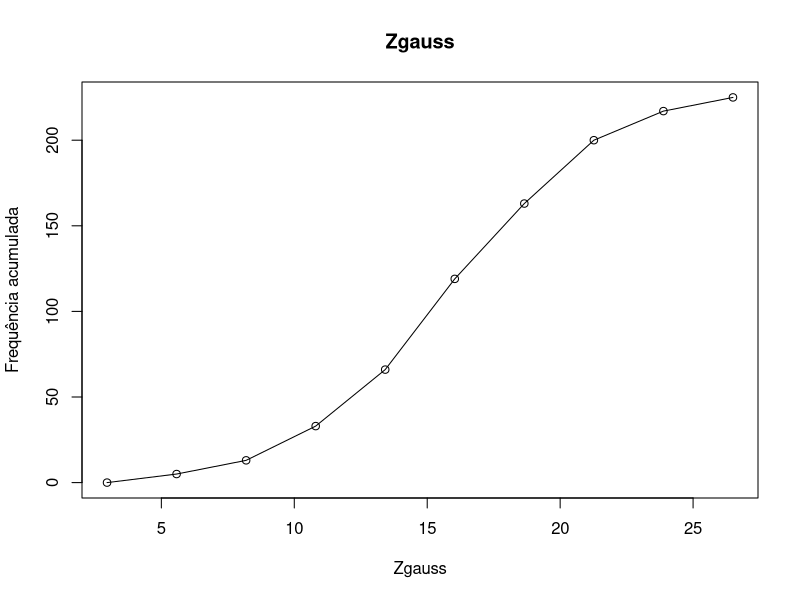

R code for this plot:
setwd("..\\data_r\\simetrica225")
dados <- read.csv("simetrica225.csv",sep=";",header=TRUE)
variavel = dados$Zgauss
breaks=c(2.957,5.573,8.189,10.805,13.420,
16.036,18.652,21.268,23.884,26.500)
variavel.cut = cut(variavel, breaks, right=FALSE) 
variavel.freq = table(variavel.cut)
setwd("..\\data_r\\tempo")
pdf("Cumulative_frequency.pdf",width=5,height=5)
cumfreq0 = c(0, cumsum(variavel.freq)) 
plot(breaks, cumfreq0,main="Zgauss",xlab="Zgauss",
ylab="Frequência acumulada")
lines(breaks, cumfreq0)
dev.off()